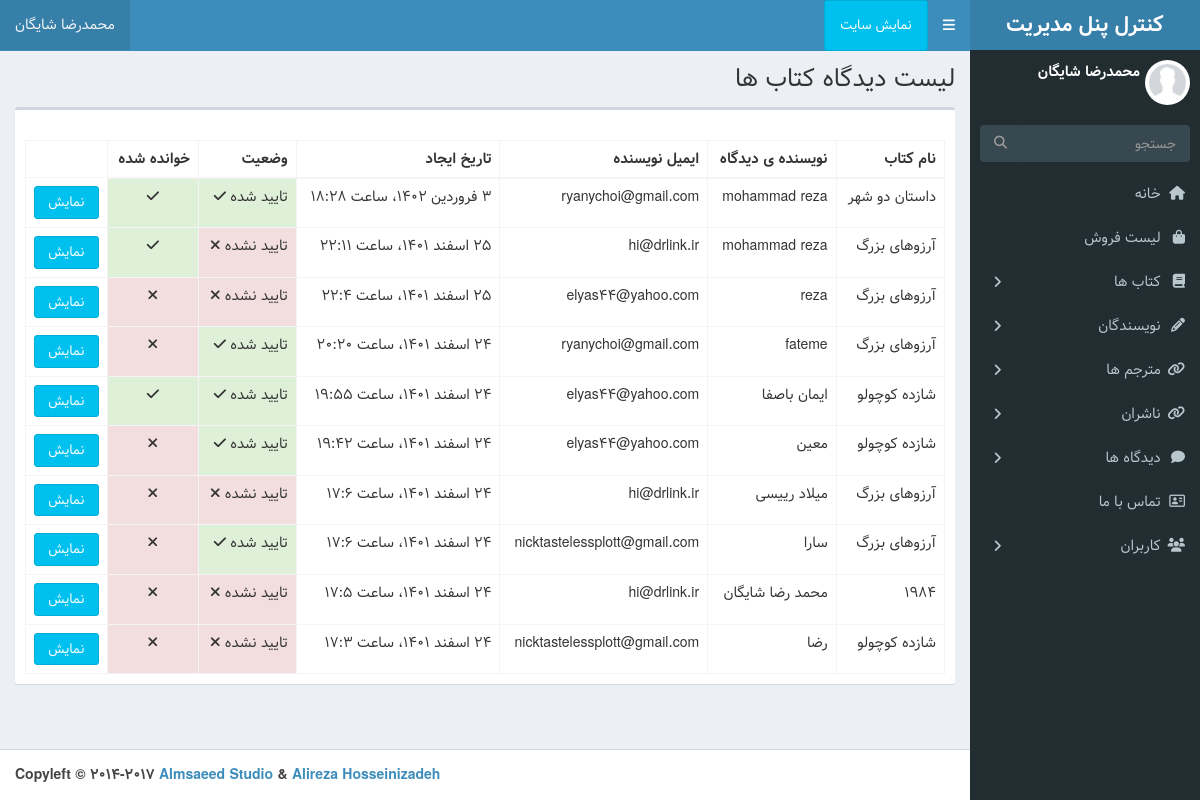
Page /admin-dashboard/book-comments (signed in) on the earlier database version.
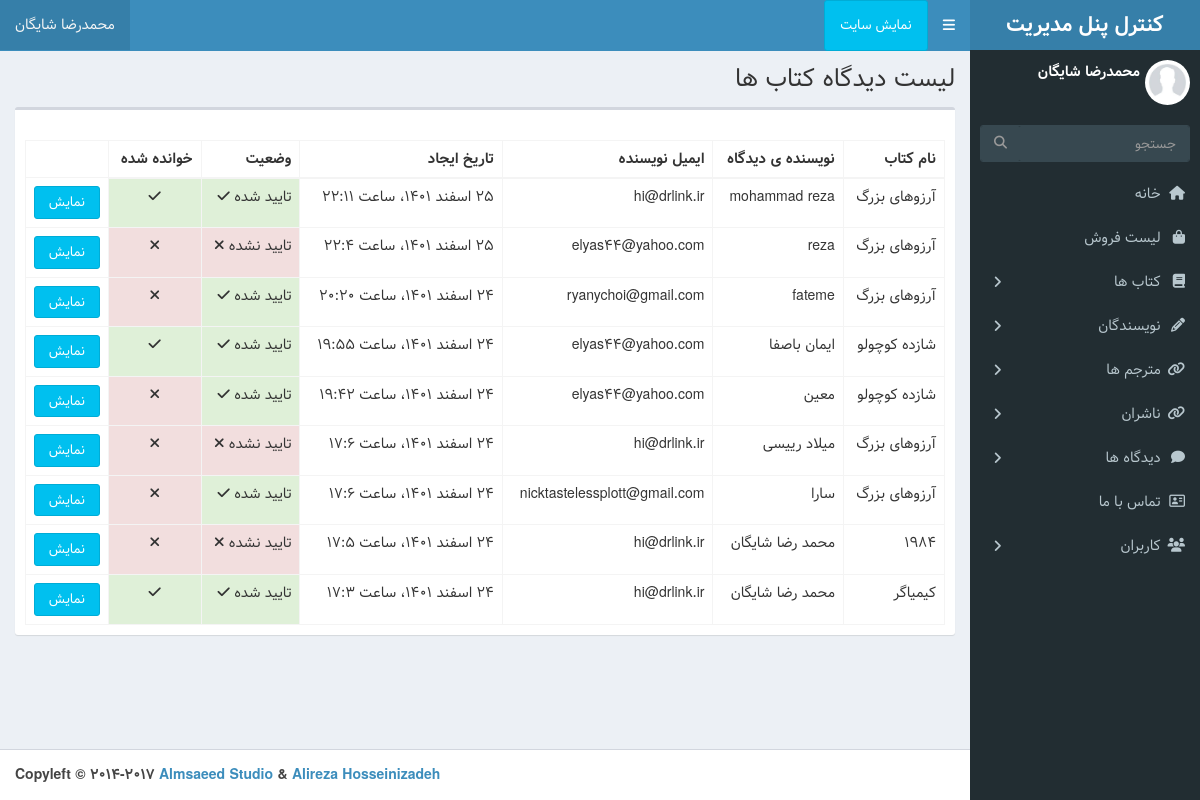
Same page on the later database version.
### book/models.py (models this page shows, shortened)
class BookComment(models.Model):
	book = models.ForeignKey(Book,on_delete=models.CASCADE,related_name='comments')
	name = models.CharField(max_length=100)
	email = models.EmailField()
	body = models.TextField()
	created_on = models.DateTimeField(auto_now_add=True)
	active = models.BooleanField(default=False)
	is_read = models.BooleanField(default=False)
	class Meta:
		db_table = 'Book Comment'
		ordering = ['-created_on']
	def jpublish(self):
		return jalali_converter(self.created_on)
	objects = BookCommentManager()

class Book (models.Model):
	STATUS_CHOICES = (
		('A',  "Available"),
		('U',"Unavailable"),
		)
	name = models.CharField(max_length=255)
	slug = models.CharField(max_length=255 , unique=True)
	publisher = models.ForeignKey(Publisher , on_delete=models.CASCADE)
	author = models.ForeignKey(Author , on_delete=models.CASCADE, related_name='books')
	translator = models.ForeignKey(Translator , on_delete=models.CASCADE)
	code = models.IntegerField(unique=True)
	description = RichTextField()
	pages = models.IntegerField()
	published_date = models.IntegerField()
	status = models.CharField(max_length=1 , choices=STATUS_CHOICES)
	active_date = models.DateField(auto_now_add=True)
	image = models.ImageField(upload_to='image')
	price = models.IntegerField()
	class Meta:
		db_table = 'Book'
		ordering = ['-active_date', '-id']
		get_latest_by = 'active_date'
	def __str__(self):
		return self.name
	objects = BookManager()

### dashboard/views.py (the view)
# urls.py: path('book-comments', views.BookCommentDashboard.as_view() , name='book-comments_list'),
class BookCommentDashboard(LoginRequiredMixin ,DashboardLoginMixin, ListView):
    queryset = BookComment.objects.all()
    template_name = 'dashboard/book_comment_list.html'
    paginate_by = 10

### dashboard/mixins.py (called while the page is built)
	def dispatch(self, request, *args, **kwargs):
		if request.user.is_superuser or request.user.is_staff:
			return super().dispatch(request, *args, **kwargs) # type: ignore
		else:
			return redirect ('Book:index')

### extensions/jalali.py (called while the page is built)
    def persian_tuple(self):
        return self.persian_year, self.persian_month, self.persian_day

### extensions/utils.py (called while the page is built)
def persian_numbers_converter(mystr):
	numbers = {
		"0": "۰",
		"1": "۱",
		"2": "۲",
		"3": "۳",
		"4": "۴",
		"5": "۵",
		"6": "۶",
		"7": "۷",
		"8": "۸",
		"9": "۹",
	}
	for e, p in numbers.items():
		mystr = mystr.replace(e, p)
	return mystr

def jalali_converter(time):
	jmonths = ["فروردین", "اردیبهشت", "خرداد", "تیر", "مرداد", "شهریور", "مهر", "آبان", "آذر", "دی", "بهمن", "اسفند",]
	time = timezone.localtime(time)
	time_to_str = "{},{},{}".format(time.year, time.month,time.day)
	time_to_tuple = jalali.Gregorian(time_to_str).persian_tuple()
	time_to_list = list(time_to_tuple)
	for index, month in enumerate(jmonths):
		if time_to_list[1] == index + 1:
			time_to_list[1] = month
			break
	output = "{} {} {}، ساعت {}:{}".format(
		time_to_list[2],
		time_to_list[1],
		time_to_list[0],
		time.hour,
		time.minute,
	)
	return persian_numbers_converter(output)

### templates/dashboard/book_comment_list.html (shortened to what this page needs)
{% extends 'dashboard/base.html' %}
{% load static %}
{% block title %} لیست دیدگاه کتاب ها {% endblock %}
{% block main %}
    <section class="content">
        <div class="row">
            <div class="col-xs-12">
                <div class="box">
                    <div class="box-header">
              </div>
              <div class="box-body">
                <table id="example2" class="table table-bordered table-hover">
                  <thead>
                  <tr>
                    <th>نام کتاب</th>
                    <th>نویسنده ی دیدگاه </th>
                    <th> ایمیل نویسنده</th>
                    <th>تاریخ ایجاد</th>
                    <th>وضعیت</th>
                    <th>خوانده شده</th>
                  </tr>
                  </thead>
                  <tbody>
                      {% for comment in object_list %}
                    <tr>
                        <td>{{comment.book}}</td>
                        <td> {{comment.name}}</td>
                        <td>{{comment.email}}</td>
                        <td>{{comment.jpublish}} </td>
                        {% if comment.active == False %}<td  class="tp-3 mb-2 bg-danger text-white">تایید نشده <i class="fa fa-close"></i></td>{% else %}
                        <td class="p-3 mb-2 bg-success text-white">تایید شده <i class="fa fa-check"></i></td>{% endif %}
                        {% if comment.is_read == False %}<td  style="text-align: center;" class="tp-3 mb-2 bg-danger text-white"><i class="fa fa-close"></i></td>{% else %}
                        <td style="text-align: center;" class="p-3 mb-2 bg-success text-white"> <i class="fa fa-check"></i></td>{% endif %}
                        <td><a href="{% url 'Dashboard:book_comment_detail' comment.pk %}" class="btn btn-block btn-info">نمایش</a></td>
                    </tr>
                    {% endfor %}
                  </tbody>
                </table>
              </div>
            </div>
        </div>
        <section class="articles-pagination">
            <div class="container p-4 ">
            </div>
            </section>
      </section>
{% endblock %}

### templates/dashboard/base.html (shortened to what this page needs)
{% load static %}
<!DOCTYPE html>
<html>
<head>
  <link rel="stylesheet" href="{% static 'dashboard/dist/css/bootstrap-theme.css' %}">
  <link rel="stylesheet" href="{% static 'dashboard/dist/css/rtl.css' %}">
  <link rel="stylesheet" href="{% static 'dashboard/bower_components/font-awesome/css/font-awesome.min.css' %}">
  <link rel="stylesheet" href="{% static 'dashboard/bower_components/Ionicons/css/ionicons.min.css' %}">
  <link rel="stylesheet" href="{% static 'dashboard/dist/css/AdminLTE.css' %}">
  <link rel="stylesheet" href="{% static 'dashboard/dist/css/skins/skin-blue.min.css' %}">
</head>
<body class="hold-transition skin-blue sidebar-mini">
<div class="wrapper">
  <header class="main-header">
    <a href="{% url 'Dashboard:dashboard' %}" class="logo">
      <span class="logo-lg"><b>کنترل پنل مدیریت</b></span>
    </a>
    <nav class="navbar navbar-static-top">
      <a href="#" class="sidebar-toggle" data-toggle="push-menu" role="button">
      </a>
      <a class="btn btn-info" style="padding: 15px;" href="{% url 'Book:index' %} " target="_blank">نمایش سایت</a>
      <div class="navbar-custom-menu">
        <ul class="nav navbar-nav">
          <li class="dropdown user user-menu">
            <a href="#" class="dropdown-toggle" data-toggle="dropdown">
              <span class="hidden-xs">{{user.get_full_name}}</span>
            </a>
          </li>
        </ul>
      </div>
    </nav>
  </header>
  <aside class="main-sidebar">
    <section class="sidebar">
      <div class="user-panel">
        <div class="pull-right image">
          <img src="{% static 'dashboard/dist/img/profile.jpg' %}" class="img-circle" alt="User Image">
        </div>
        <div class="pull-right info">
          <p>{{user.get_full_name}}</p>
        </div>
      </div>
      <form action="#" method="get" class="sidebar-form">
        <div class="input-group">
          <input type="text" name="q" class="form-control" placeholder="جستجو">
          <span class="input-group-btn">
              <button type="submit" name="search" id="search-btn" class="btn btn-flat"><i class="fa fa-search"></i>
              </button>
            </span>
        </div>
      </form>
      <ul class="sidebar-menu" data-widget="tree">
        <li><a href="{% url 'Dashboard:dashboard' %}"><i class="fa fa-home"></i> <span>خانه</span></a></li>
        <li><a href="#"><i class="fa fa-shopping-bag"></i> <span>لیست فروش</span></a></li>
        <li class="treeview">
          <a href="#"><i class="fa fa-book"></i> <span>کتاب ها</span>
            <span class="pull-left-container">
              <i class="fa fa-angle-right pull-left"></i>
            </span>
          </a>
        </li>
        <li class="treeview">
          <a href="#"><i class='fa fa-pencil'></i> <span>نویسندگان </span>
            <span class="pull-left-container">
              <i class="fa fa-angle-right pull-left"></i>
            </span>
          </a>
        </li>
        <li class="treeview">
          <a href="#"><i class="fa fa-link"></i> <span>مترجم ها</span>
            <span class="pull-left-container">
              <i class="fa fa-angle-right pull-left"></i>
            </span>
          </a>
        </li>
        <li class="treeview">
          <a href="#"><i class="fa fa-link"></i> <span> ناشران</span>
            <span class="pull-left-container">
              <i class="fa fa-angle-right pull-left"></i>
            </span>
          </a>
        </li>
        <li class="treeview">
          <a href="#"><i class="fa fa-comment"></i> <span>دیدگاه ها</span>
            <span class="pull-left-container">
              <i class="fa fa-angle-right pull-left"></i>
            </span>
          </a>
        </li>
        <li><a href="{% url 'Dashboard:contact_us_list' %}"><i class="fa fa-address-card-o"></i> <span>تماس با ما</span></a></li>
        <li class="treeview">
          <a href="#"><i class="fa fa-users"></i></i> <span> کاربران</span>
            <span class="pull-left-container">
              <i class="fa fa-angle-right pull-left"></i>
            </span>
          </a>
        </li>
      </ul>
    </section>
  </aside>
  <div class="content-wrapper">
    <section class="content-header">
      <h1>
      {% block title %} {% endblock %}
      </h1>
    </section>
    {% block main %}
    {% endblock %}
  </div>
  <footer class="main-footer text-left">
    <strong>Copyleft &copy; 2014-2017 <a href="https://adminlte.io">Almsaeed Studio</a> & <a href="http://hosseinizadeh.ir/adminlte">Alireza Hosseinizadeh</a></strong>
  </footer>
</body>
</html>

Differences in the rows shown:
removed BookComment: book "داستان دو شهر", name "mohammad reza", email "ryanychoi@gmail.com", jpublish "۳ فروردین ۱۴۰۲، ساعت ۱۸:۲۸", active "تایید شده", is_read True (drawn)
removed BookComment: book "شازده کوچولو", name "رضا", email "nicktastelessplott@gmail.com", jpublish "۲۴ اسفند ۱۴۰۱، ساعت ۱۷:۳", active "تایید نشده", is_read False (drawn)
changed BookComment "mohammad reza": active "تایید نشده" → "تایید شده"
now on this page (row edited): BookComment: book "کیمیاگر", name "محمد رضا شایگان", email "hi@drlink.ir", jpublish "۲۴ اسفند ۱۴۰۱، ساعت ۱۷:۳", active "تایید شده", is_read True (drawn)
